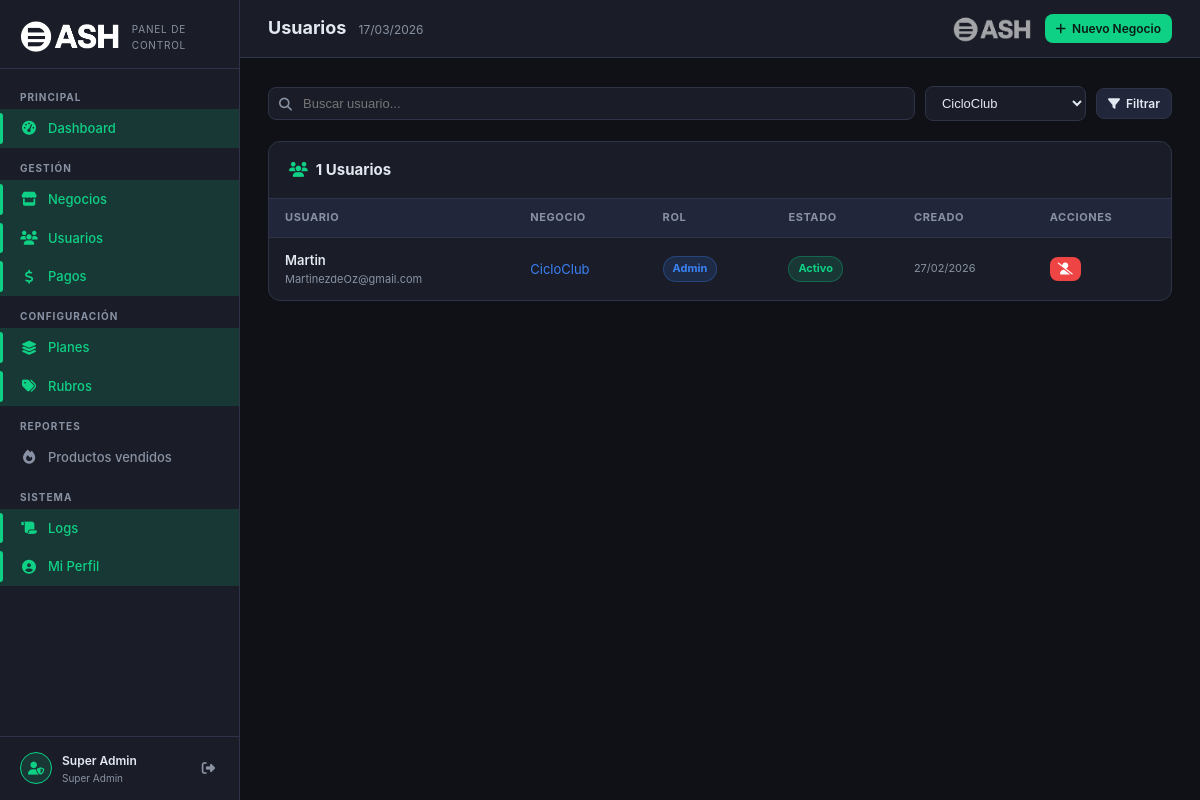
/superadmin/usuarios/index.php?negocio=3 (signed in), run on the app's committed database.
### tables this page shows
CREATE TABLE `usuarios` (
  `id` int(11) NOT NULL,
  `negocio_id` int(11) NOT NULL,
  `nombre` varchar(255) NOT NULL,
  `apellido` varchar(255) NOT NULL,
  `usuario` varchar(50) NOT NULL,
  `email` varchar(255) DEFAULT NULL,
  `password` varchar(255) NOT NULL,
  `rol` enum('admin','empleado') DEFAULT 'empleado',
  `telefono` varchar(50) DEFAULT NULL,
  `foto` varchar(255) DEFAULT NULL,
  `activo` tinyint(1) DEFAULT 1,
  `ultimo_acceso` timestamp NULL DEFAULT NULL,
  `fecha_creacion` timestamp NOT NULL DEFAULT current_timestamp(),
  `fecha_actualizacion` timestamp NOT NULL DEFAULT current_timestamp() ON UPDATE current_timestamp()
);

CREATE TABLE `negocios` (
  `id` int(11) NOT NULL,
  `nombre` varchar(255) NOT NULL,
  `razon_social` varchar(255) DEFAULT NULL,
  `cuit` varchar(20) DEFAULT NULL,
  `condicion_iva` varchar(50) DEFAULT NULL,
  `rubro` varchar(100) DEFAULT NULL,
  `rubro_id` int(11) DEFAULT NULL,
  `direccion` text DEFAULT NULL,
  `ciudad` varchar(100) DEFAULT NULL,
  `provincia` varchar(100) DEFAULT NULL,
  `codigo_postal` varchar(10) DEFAULT NULL,
  `telefono` varchar(50) DEFAULT NULL,
  `email` varchar(255) DEFAULT NULL,
  `sitio_web` varchar(255) DEFAULT NULL,
  `instagram` varchar(100) DEFAULT NULL,
  `facebook` varchar(255) DEFAULT NULL,
  `whatsapp` varchar(50) DEFAULT NULL,
  `logo` varchar(255) DEFAULT NULL,
  `imagen_portada` varchar(255) DEFAULT NULL,
  `carta_token` varchar(64) DEFAULT NULL,
  `carta_activa` tinyint(1) NOT NULL DEFAULT 1,
  `mensaje_ticket` text DEFAULT NULL,
  `mostrar_logo_ticket` tinyint(1) DEFAULT 1,
  `mostrar_direccion_ticket` tinyint(1) DEFAULT 1,
  `mostrar_cuit_ticket` tinyint(1) DEFAULT 1,
  `horarios` longtext DEFAULT NULL CHECK (json_valid(`horarios`)),
  `activo` tinyint(1) DEFAULT 1,
  `plan_id` int(11) DEFAULT 1,
  `fecha_vencimiento` date DEFAULT NULL,
  `bloqueado` tinyint(1) NOT NULL DEFAULT 0,
  `bloqueado_motivo` varchar(255) DEFAULT NULL,
  `notas_admin` text DEFAULT NULL,
  `estado_suscripcion` enum('activa','vencida','cancelada','trial') DEFAULT 'trial',
  `trial_hasta` date DEFAULT NULL,
  `fecha_registro` timestamp NOT NULL DEFAULT current_timestamp(),
  `fecha_alta` date DEFAULT NULL,
  `fecha_actualizacion` timestamp NOT NULL DEFAULT current_timestamp() ON UPDATE current_timestamp()
);

### superadmin/usuarios/index.php (the view, shortened to what this page needs)
<?php
$db    = sa_db();
$page  = max(1, intval($_GET['page'] ?? 1));
$perPage = 25;
$negId = intval($_GET['negocio'] ?? 0);
$buscar = trim($_GET['q'] ?? '');
$where  = ['1=1'];
$params = [];
if ($negId) { $where[] = 'u.negocio_id = ?'; $params[] = $negId; }
$whereStr = implode(' AND ', $where);
$total   = $db->prepare("SELECT COUNT(*) FROM usuarios u WHERE $whereStr");
$total->execute($params);
$total   = $total->fetchColumn();
$offset  = ($page-1) * $perPage;
$stmt = $db->prepare("
    SELECT u.id, u.nombre, u.email, u.rol, u.activo, u.fecha_creacion as created_at,
           n.nombre as negocio_nombre, n.id as negocio_id
    FROM usuarios u
    LEFT JOIN negocios n ON n.id = u.negocio_id
    WHERE $whereStr
    ORDER BY u.fecha_creacion DESC
    LIMIT $perPage OFFSET $offset
");
$stmt->execute($params);
$usuarios = $stmt->fetchAll();
$negocios = $db->query("SELECT id, nombre FROM negocios ORDER BY nombre")->fetchAll();
require_once dirname(__DIR__) . '/_layout.php';
?>
<div class="sa-filter-bar">
    <div class="sa-search">
        <input type="text" id="searchQ" placeholder="Buscar usuario..." value="<?= htmlspecialchars($buscar) ?>"
               onkeydown="if(event.key==='Enter')applyF()">
    </div>
    <select class="sa-filter-select" id="negocioF" onchange="applyF()">
        <?php foreach ($negocios as $n): ?>
        <option value="<?= $n['id'] ?>" <?= $negId==$n['id']?'selected':'' ?>><?= htmlspecialchars($n['nombre']) ?></option>
        <?php endforeach; ?>
    </select>
    <a href="#" onclick="applyF()" class="sa-btn secondary sm"><i class="fas fa-filter"></i> Filtrar</a>
</div>
<div class="sa-panel">
    <div class="sa-panel-header">
        <h3><i class="fas fa-users" style="color:var(--sa-primary);margin-right:8px"></i><?= number_format($total) ?> Usuarios</h3>
    </div>
    <div class="sa-table-wrap">
        <table class="sa-table">
            <thead>
                <tr><th>Usuario</th><th>Negocio</th><th>Rol</th><th>Estado</th><th>Creado</th><th>Acciones</th></tr>
            </thead>
            <tbody>
            <?php if (empty($usuarios)): ?>
            <tr><td colspan="6"><div class="sa-empty"><i class="fas fa-user"></i><p>Sin usuarios</p></div></td></tr>
            <?php else: ?>
            <?php foreach ($usuarios as $u): ?>
            <tr>
                <td>
                    <div style="font-weight:600"><?= htmlspecialchars($u['nombre']) ?></div>
                    <div style="font-size:11px;color:var(--sa-muted)"><?= htmlspecialchars($u['email']) ?></div>
                </td>
                <td>
                    <a href="../negocios/edit.php?id=<?= $u['negocio_id'] ?>" style="color:var(--sa-info);font-size:13px">
                        <?= htmlspecialchars($u['negocio_nombre'] ?? '—') ?>
                    </a>
                </td>
                <td><span class="sa-pill <?= $u['rol']==='admin'?'blue':'gray' ?>"><?= $u['rol'] === 'admin' ? 'Admin' : 'Empleado' ?></span></td>
                <td><span class="sa-pill <?= $u['activo']?'green':'gray' ?>"><?= $u['activo'] ? 'Activo' : 'Inactivo' ?></span></td>
                <td style="font-size:11px;color:var(--sa-muted)"><?= date('d/m/Y', strtotime($u['created_at'])) ?></td>
                <td>
                    <button class="sa-btn <?= $u['activo']?'danger':'secondary' ?> sm icon-only"
                            title="<?= $u['activo']?'Desactivar':'Activar' ?>"
                            onclick="toggleUser(<?= $u['id'] ?>, <?= $u['activo']?0:1 ?>)">
                        <i class="fas <?= $u['activo']?'fa-user-slash':'fa-user-check' ?>"></i>
                    </button>
                </td>
            </tr>
            <?php endforeach; ?>
            <?php endif; ?>
            </tbody>
        </table>
    </div>
</div>

### superadmin/assets/sa.css (style rules this page uses)
:root { --sa-bg: #0f1117; --sa-surface: #1a1d27; --sa-surface2: #22263a; --sa-border: #2e3347; --sa-primary: #0FD186; --sa-primary-dim: rgba(15,209,134,.15); --sa-text: #e2e8f0; --sa-muted: #8892a4; --sa-danger: #ef4444; --sa-warning: #f59e0b; --sa-info: #3b82f6; --sa-purple: #8b5cf6; --sa-sidebar-w: 240px; --sa-radius: 12px; --sa-transition: .22s ease; }
*, *::before, *::after { box-sizing: border-box; margin: 0; padding: 0; }
body { font-family: 'Inter', 'Segoe UI', system-ui, sans-serif; background: var(--sa-bg); color: var(--sa-text); font-size: 14px; line-height: 1.6; min-height: 100vh; }
a { color: var(--sa-primary); text-decoration: none; }
.sa-panel { background: var(--sa-surface); border: 1px solid var(--sa-border); border-radius: var(--sa-radius); overflow: hidden; margin-bottom: 24px; }
.sa-panel-header { padding: 16px 20px; border-bottom: 1px solid var(--sa-border); display: flex; align-items: center; justify-content: space-between; gap: 12px; flex-wrap: wrap; }
.sa-panel-header h3 { font-size: 15px; font-weight: 700; color: var(--sa-text); }
.sa-table-wrap { overflow-x: auto; }
.sa-table { width: 100%; border-collapse: collapse; }
.sa-table th { font-size: 11px; font-weight: 700; color: var(--sa-muted); text-transform: uppercase; letter-spacing: .6px; padding: 10px 16px; background: var(--sa-surface2); border-bottom: 1px solid var(--sa-border); white-space: nowrap; text-align: left; }
.sa-table td { padding: 12px 16px; border-bottom: 1px solid var(--sa-border); color: var(--sa-text); font-size: 13px; vertical-align: middle; }
.sa-table tr:last-child td { border-bottom: none; }
.sa-pill { display: inline-flex; align-items: center; gap: 4px; font-size: 11px; font-weight: 700; padding: 3px 9px; border-radius: 20px; white-space: nowrap; }
.sa-pill.green { background: rgba(15,209,134,.15); color: var(--sa-primary); border: 1px solid rgba(15,209,134,.3); }
.sa-pill.blue { background: rgba(59,130,246,.15); color: var(--sa-info); border: 1px solid rgba(59,130,246,.3); }
.sa-btn { display: inline-flex; align-items: center; gap: 6px; font-size: 13px; font-weight: 600; padding: 8px 16px; border-radius: 8px; border: none; cursor: pointer; transition: opacity .2s, transform .1s; white-space: nowrap; }
.sa-btn.secondary { background: var(--sa-surface2); color: var(--sa-text); border: 1px solid var(--sa-border); }
.sa-btn.danger { background: var(--sa-danger); color: #fff; }
.sa-btn.sm { font-size: 12px; padding: 5px 11px; }
.sa-btn.icon-only { padding: 6px 8px; }
.sa-filter-bar { display: flex; align-items: center; gap: 10px; flex-wrap: wrap; margin-bottom: 20px; }
.sa-search { flex: 1; min-width: 200px; position: relative; }
.sa-search input { width: 100%; background: var(--sa-surface); border: 1px solid var(--sa-border); border-radius: 8px; color: var(--sa-text); font-size: 13px; padding: 8px 12px 8px 34px; outline: none; transition: border-color .2s; }
.sa-filter-select { background: var(--sa-surface); border: 1px solid var(--sa-border); border-radius: 8px; color: var(--sa-text); font-size: 13px; padding: 8px 12px; outline: none; cursor: pointer; }

### data on the page
usuarios: nombre "Martin", email "MartinezdeOz@gmail.com", negocio.nombre "CicloClub", rol "Admin", activo "Activo", fecha_creacion "27/02/2026"

### other printed values
$adminName "Super Admin"
$title "Usuarios"
$total "1"
form field value "CicloClub"
